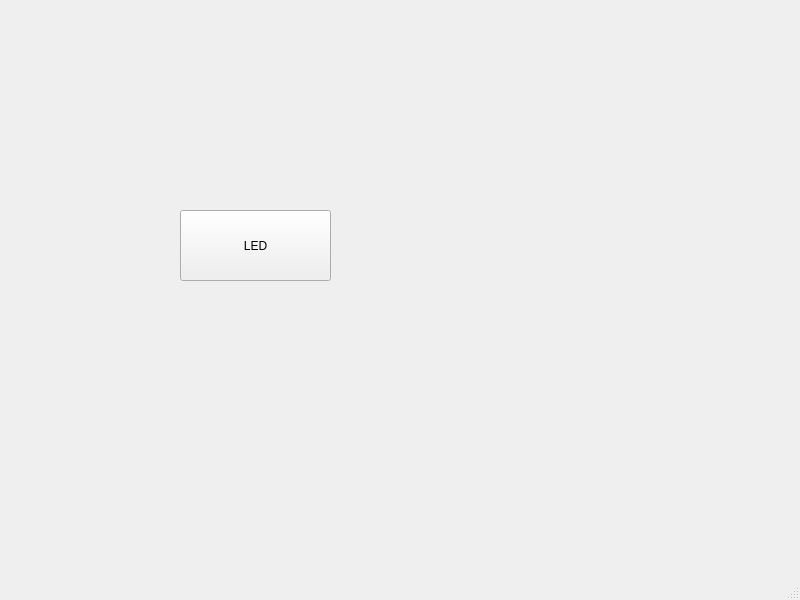
<?xml version="1.0" encoding="UTF-8"?>
<ui version="4.0">
 <class>MainWindow</class>
 <widget class="QMainWindow" name="MainWindow">
  <property name="geometry">
   <rect>
    <x>0</x>
    <y>0</y>
    <width>800</width>
    <height>600</height>
   </rect>
  </property>
  <property name="windowTitle">
   <string>MainWindow</string>
  </property>
  <widget class="QWidget" name="centralwidget">
   <widget class="QPushButton" name="pushButton">
    <property name="geometry">
     <rect>
      <x>180</x>
      <y>210</y>
      <width>151</width>
      <height>71</height>
     </rect>
    </property>
    <property name="text">
     <string>LED</string>
    </property>
   </widget>
  </widget>
  <widget class="QMenuBar" name="menubar">
   <property name="geometry">
    <rect>
     <x>0</x>
     <y>0</y>
     <width>800</width>
     <height>22</height>
    </rect>
   </property>
  </widget>
  <widget class="QStatusBar" name="statusbar"/>
 </widget>
 <resources/>
 <connections/>
</ui>
